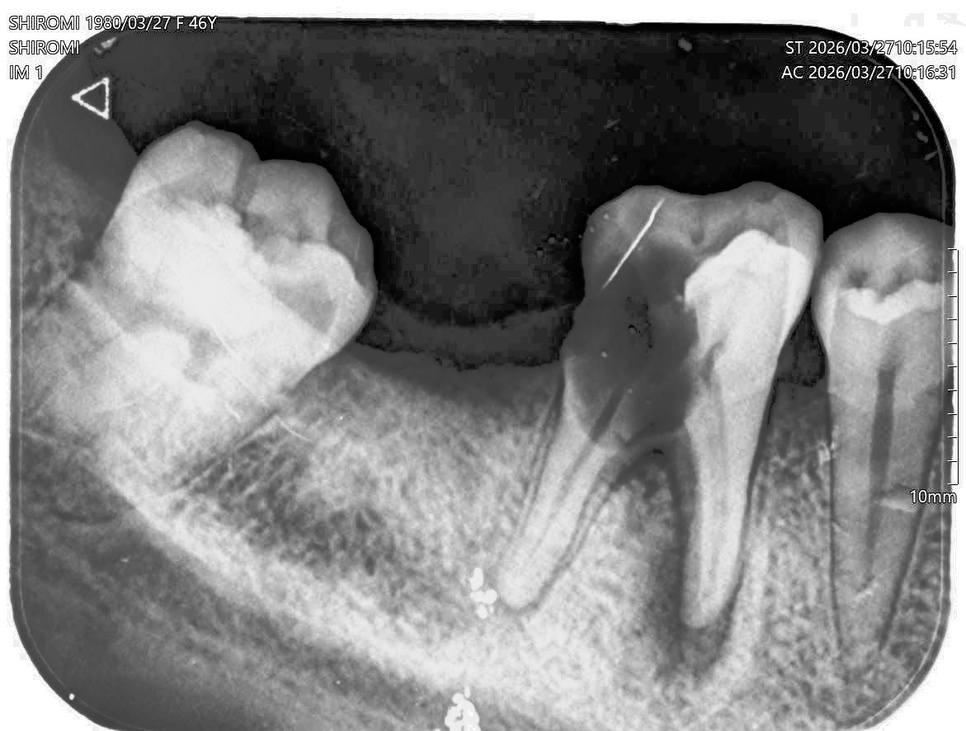
#> input picture data/abscess/raw/HistogramEqualized/ab15.jpg, 966 x 731 px, shrunk from 1171 x 886 before the run
$ python -i canal_detection.py   (imports and definitions only)
#> lines starting #> are read from the running program, lines starting #| are printed output that depends on the picture; after the words box and inside, x2 and y2 are one past the last pixel; in counts of white or black regions, pixels touching at a corner belong together
#> further down, picture is the input picture: shape (731, 966, 3); min 0, max 255, mean 128.8
"""Detect a dark root canal inside an already isolated tooth image."""

from __future__ import annotations

import cv2
import numpy as np


def _as_grayscale(image: np.ndarray) -> np.ndarray:
    if image.ndim == 2:
        return image.astype(np.uint8, copy=False)
    if image.ndim == 3 and image.shape[2] in (3, 4):
        conversion = cv2.COLOR_BGRA2GRAY if image.shape[2] == 4 else cv2.COLOR_BGR2GRAY
        return cv2.cvtColor(image, conversion)
    raise ValueError("image must be grayscale, BGR, or BGRA")


def create_tooth_interior_mask(
    image: np.ndarray,
    erosion_iterations: int = 1,
) -> np.ndarray:
    """Derive an interior mask while excluding the black saved background."""
#> called with erosion_iterations = 1
    gray = _as_grayscale(image)
    tooth_mask = (gray > 0).astype(np.uint8) * 255
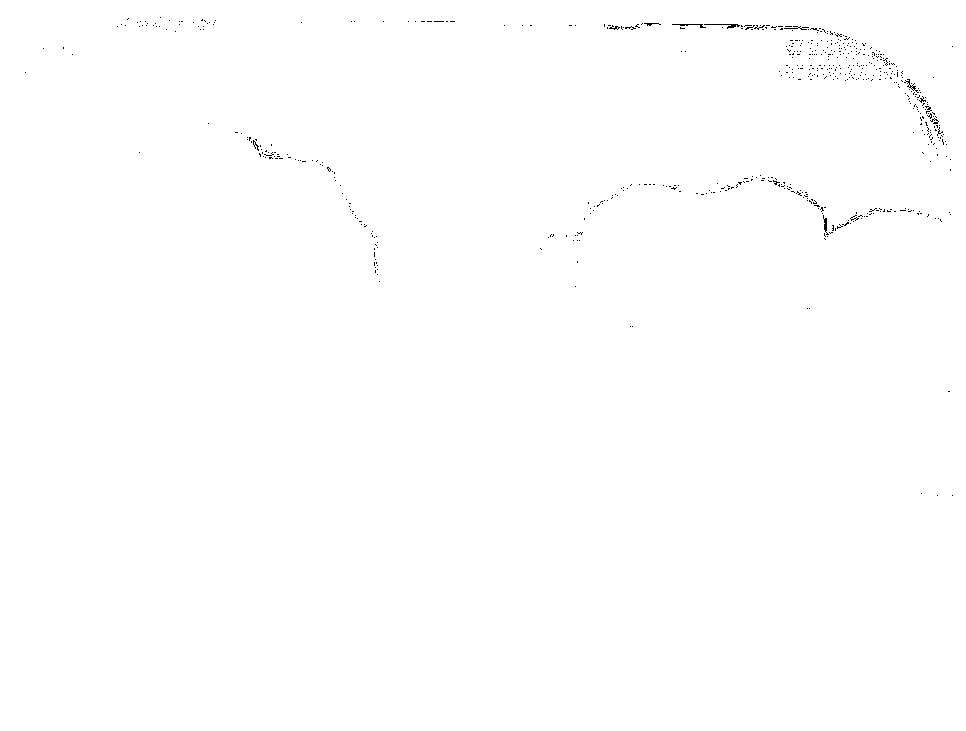
#> tooth_mask: shape (731, 966); 99.8% white; black in thin lines or dots, all inside (x1, y1, x2, y2) = (25, 17, 953, 496)
    if erosion_iterations > 0:
        tooth_mask = cv2.erode(
            tooth_mask,
            cv2.getStructuringElement(cv2.MORPH_ELLIPSE, (3, 3)),
            iterations=erosion_iterations,
        )
#> tooth_mask: shape (731, 966); 99.2% white; 196 black regions (153 under 20 px), largest, box (x1, y1, x2, y2) and area: (671, 23, 851, 45) 810, (767, 176, 893, 241) 771, (900, 70, 948, 146) 580
    return tooth_mask


def enhance_dark_canal(
    image: np.ndarray,
    tooth_mask: np.ndarray,
    blackhat_kernel_size: int = 15,
) -> tuple[np.ndarray, np.ndarray, np.ndarray]:
    """Apply CLAHE and black-hat filtering inside the tooth."""
#> called with blackhat_kernel_size = 15
    if blackhat_kernel_size < 3:
        raise ValueError("blackhat_kernel_size must be at least 3")
    if blackhat_kernel_size % 2 == 0:
        blackhat_kernel_size += 1

    gray = _as_grayscale(image)
    clahe = cv2.createCLAHE(clipLimit=2.5, tileGridSize=(8, 8)).apply(gray)
    clahe[tooth_mask == 0] = 0
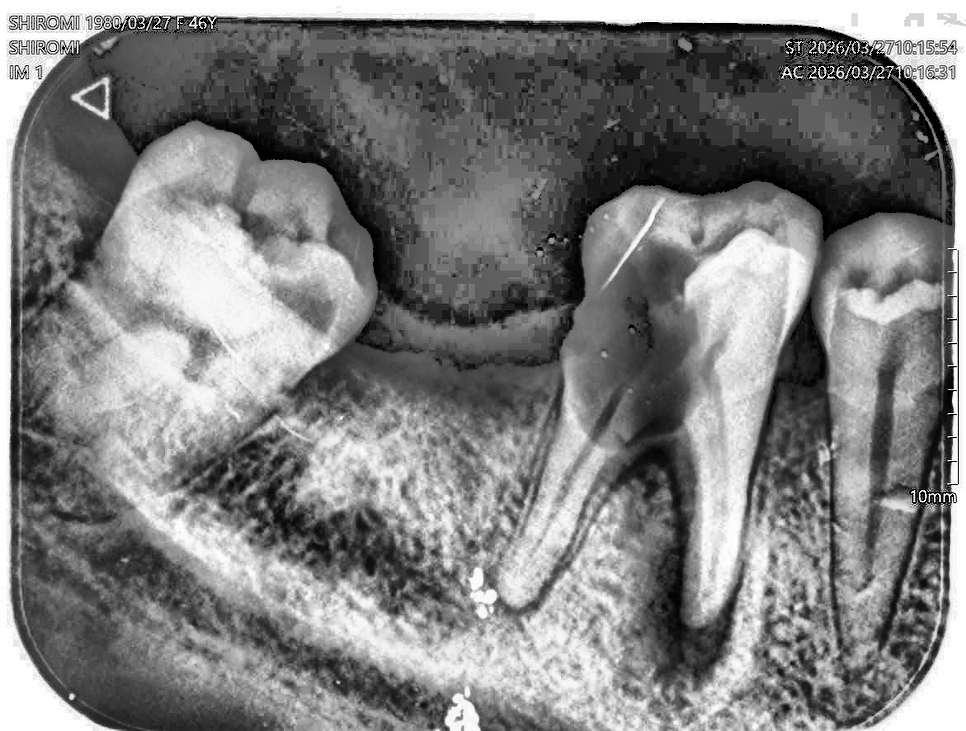
#> clahe: shape (731, 966); min 0, max 255, mean 127.7
    kernel = cv2.getStructuringElement(
        cv2.MORPH_ELLIPSE,
        (blackhat_kernel_size, blackhat_kernel_size),
    )
    blackhat = cv2.morphologyEx(clahe, cv2.MORPH_BLACKHAT, kernel)
    blackhat[tooth_mask == 0] = 0
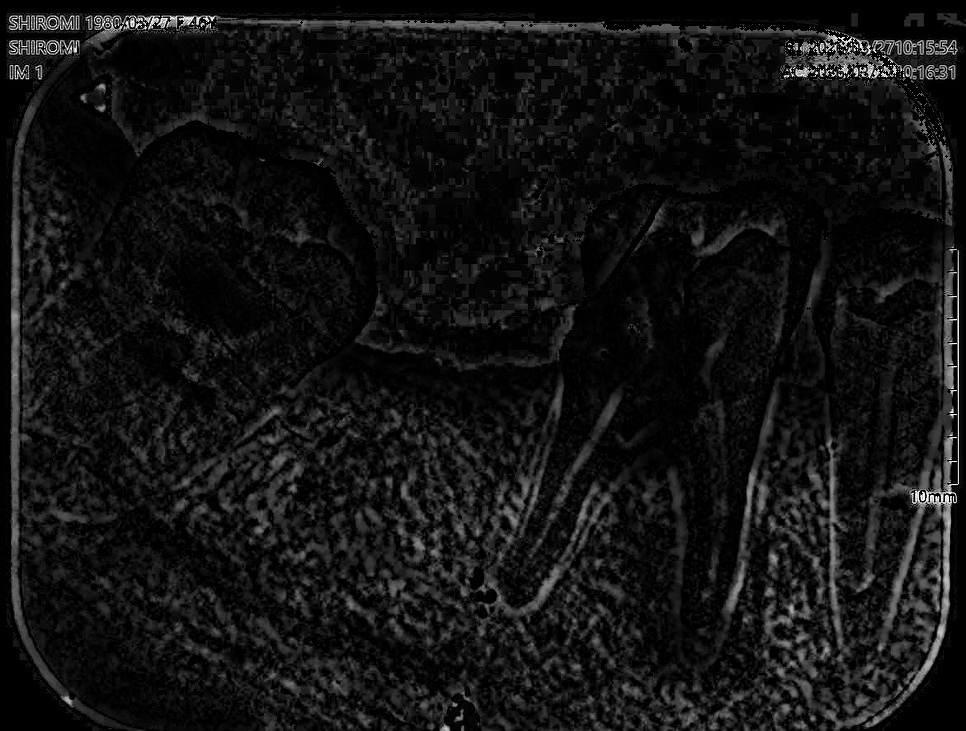
#> blackhat: shape (731, 966); min 0, max 254, mean 18.9
    normalized = cv2.normalize(blackhat, None, 0, 255, cv2.NORM_MINMAX)
    return clahe, blackhat, normalized.astype(np.uint8)


def create_canal_candidates(
    blackhat_response: np.ndarray,
    tooth_mask: np.ndarray,
    adaptive_block_size: int = 31,
    adaptive_c: float = -2.0,
) -> tuple[np.ndarray, np.ndarray]:
    """Threshold enhanced dark structures and clean thin vertical responses."""
#> called with adaptive_block_size = 31, adaptive_c = -2
    if adaptive_block_size < 3:
        raise ValueError("adaptive_block_size must be at least 3")
    if adaptive_block_size % 2 == 0:
        adaptive_block_size += 1

    thresholded = cv2.adaptiveThreshold(
        blackhat_response,
        255,
        cv2.ADAPTIVE_THRESH_GAUSSIAN_C,
        cv2.THRESH_BINARY,
        adaptive_block_size,
        adaptive_c,
    )
#> thresholded: shape (731, 966); 32.7% white; 5888 white regions (4515 under 20 px), largest, box (x1, y1, x2, y2) and area: (815, 249, 959, 729) 10944, (10, 40, 145, 731) 5946, (157, 15, 874, 78) 5673
    thresholded = cv2.bitwise_and(thresholded, tooth_mask)
    opened = cv2.morphologyEx(
        thresholded,
        cv2.MORPH_OPEN,
        cv2.getStructuringElement(cv2.MORPH_ELLIPSE, (3, 3)),
        iterations=1,
    )
#> opened: shape (731, 966); 26.4% white; 3140 white regions (1501 under 20 px), largest, box (x1, y1, x2, y2) and area: (10, 85, 142, 731) 5310, (300, 20, 681, 37) 2707, (816, 390, 854, 658) 2249
    cleaned = cv2.morphologyEx(
        opened,
        cv2.MORPH_CLOSE,
        cv2.getStructuringElement(cv2.MORPH_ELLIPSE, (3, 9)),
        iterations=1,
    )
#> cleaned: shape (731, 966); 35.4% white; 573 white regions (265 under 20 px), largest, box (x1, y1, x2, y2) and area: (10, 62, 955, 731) 150439, (223, 6, 942, 219) 19244, (676, 178, 792, 603) 9065
    cleaned = cv2.bitwise_and(cleaned, tooth_mask)
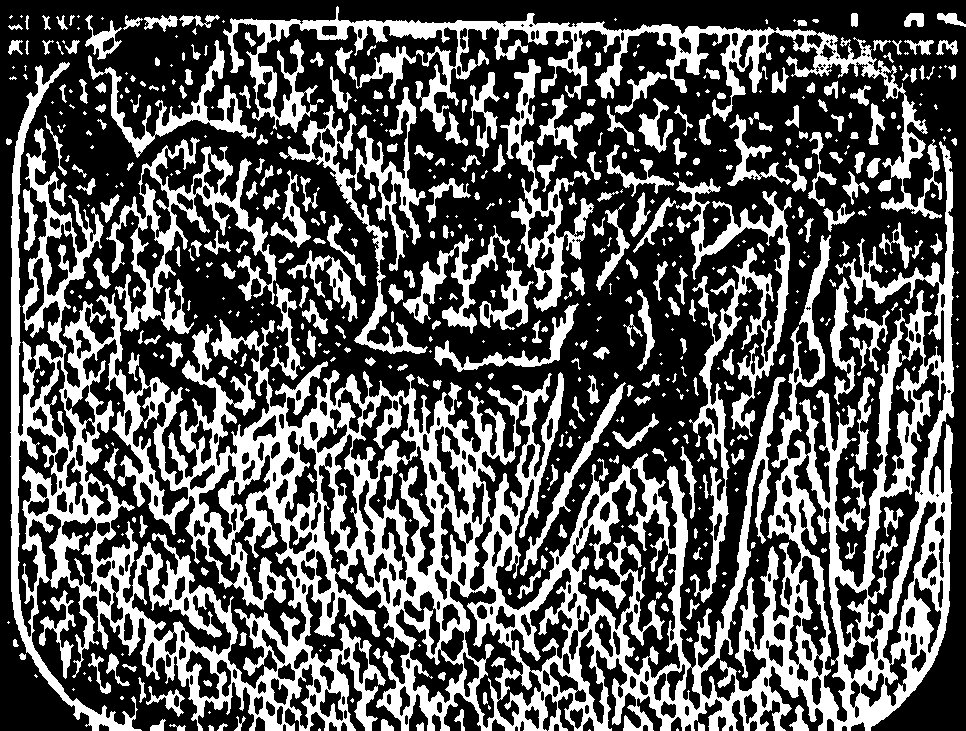
#> cleaned: shape (731, 966); 35.3% white; 582 white regions (269 under 20 px), largest, box (x1, y1, x2, y2) and area: (10, 62, 955, 731) 149576, (223, 6, 942, 219) 18563, (676, 178, 792, 603) 9059
    return thresholded, cleaned


def select_central_canal_component(
    candidates: np.ndarray,
    tooth_mask: np.ndarray,
) -> tuple[np.ndarray, list[dict[str, float | int | bool]]]:
    """Select the most central, vertically continuous dark component."""
    binary = (candidates > 0).astype(np.uint8)
    label_count, labels, stats, centroids = cv2.connectedComponentsWithStats(
        binary,
        connectivity=8,
    )
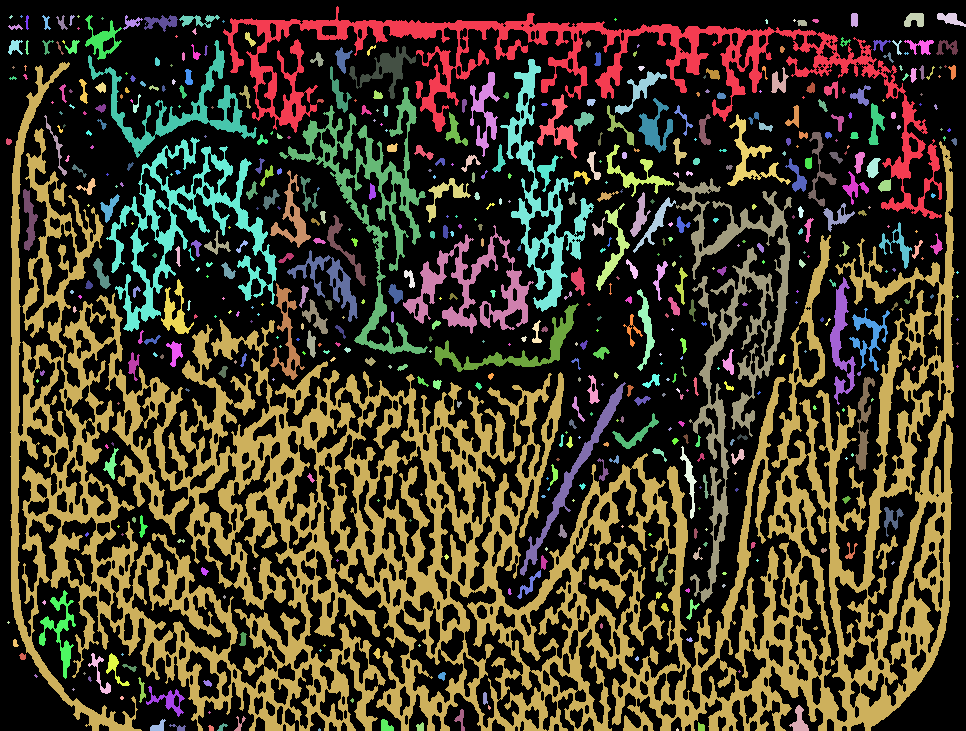
#> labels: shape (731, 966) int32; 583 distinct labels, from 0 to 582; one colour per label, 0 black
#> label_count = 583; stats = 583 rows, first 6: [0, 0, 966, 731, 457019], [223, 6, 719, 213, 18563], [851, 13, 7, 14, 92], [904, 13, 20, 14, 210], [937, 13, 29, 14, 211], [9, 15, 4, 4, 8]; centroids = 583 pairs, first value 8 to 957, second value 16 to 729.8
    height, width = binary.shape
    tooth_y, tooth_x = np.where(tooth_mask > 0)
    expected_center = (
        float(np.median(tooth_x)) if tooth_x.size else width / 2.0
    )
#> expected_center = 480
    minimum_area = max(5, int(round(0.001 * binary.size)))
    best_label: int | None = None
    best_score = float("-inf")
    reports: list[dict[str, float | int | bool]] = []

    for label in range(1, label_count):
        x, y, box_width, box_height, area = (
            int(value) for value in stats[label]
        )
        center_x = float(centroids[label, 0])
        area_ratio = area / max(binary.size, 1)
        height_ratio = box_height / max(height, 1)
        width_ratio = box_width / max(width, 1)
        centrality = 1.0 - min(
            abs(center_x - expected_center) / max(width / 2.0, 1.0),
            1.0,
        )
        verticality = min(box_height / max(3.0 * box_width, 1.0), 1.0)
        row_continuity = (
            np.count_nonzero(np.any(labels == label, axis=1))
            / max(box_height, 1)
        )
        rejected = bool(
            area < minimum_area
            or height_ratio < 0.08
            # Narrow tooth crops can make a valid pulp/canal component occupy
            # slightly more than half of the image width. Components wider
            # than 60% are still rejected as broad tooth/background texture.
            or width_ratio > 0.60
            or area_ratio > 0.25
        )
        score = (
            0.30 * centrality
            + 0.25 * height_ratio
            + 0.20 * verticality
            + 0.15 * row_continuity
            + 0.10 * min(area_ratio / 0.04, 1.0)
        )
        reports.append(
            {
                "label": label,
                "score": float(score),
                "area": area,
                "area_ratio": float(area_ratio),
                "height_ratio": float(height_ratio),
                "width_ratio": float(width_ratio),
                "centrality": float(centrality),
                "verticality": float(verticality),
                "row_continuity": float(row_continuity),
                "rejected": rejected,
                "selected": False,
            }
        )
        if not rejected and score > best_score:
            best_score = score
            best_label = label
#> this loop made 582 passes
#> (x, y, box_width, box_height, area, center_x, area_ratio, height_ratio) on passes 7 to 9: (25, 15, 4, 15, 33, 26.67, 4.67e-05, 0.0205), (42, 15, 9, 15, 56, 46.02, 7.93e-05, 0.0205), (56, 15, 12, 15, 70, 61.53, 9.91e-05, 0.0205)

    selected = np.zeros_like(candidates)
    if best_label is not None:
        selected[labels == best_label] = 255
        for report in reports:
            report["selected"] = report["label"] == best_label
    return selected, reports


def create_canal_overlay(
    image: np.ndarray,
    canal_mask: np.ndarray,
) -> np.ndarray:
    gray = _as_grayscale(image)
    overlay = cv2.cvtColor(gray, cv2.COLOR_GRAY2BGR)
    color = np.zeros_like(overlay)
    color[canal_mask > 0] = (0, 0, 255)
    return cv2.addWeighted(overlay, 1.0, color, 0.55, 0)


def detect_canal(
    image: np.ndarray,
    *,
    blackhat_kernel_size: int = 15,
    adaptive_block_size: int = 31,
    adaptive_c: float = -2.0,
) -> dict[str, object]:
    """Run the complete dark-canal detection pipeline."""
    gray = _as_grayscale(image)
    tooth_interior = create_tooth_interior_mask(gray)
    clahe, blackhat, normalized = enhance_dark_canal(
        gray,
        tooth_interior,
        blackhat_kernel_size,
    )
    thresholded, cleaned = create_canal_candidates(
        normalized,
        tooth_interior,
        adaptive_block_size,
        adaptive_c,
    )
    canal_mask, component_reports = select_central_canal_component(
        cleaned,
        tooth_interior,
    )
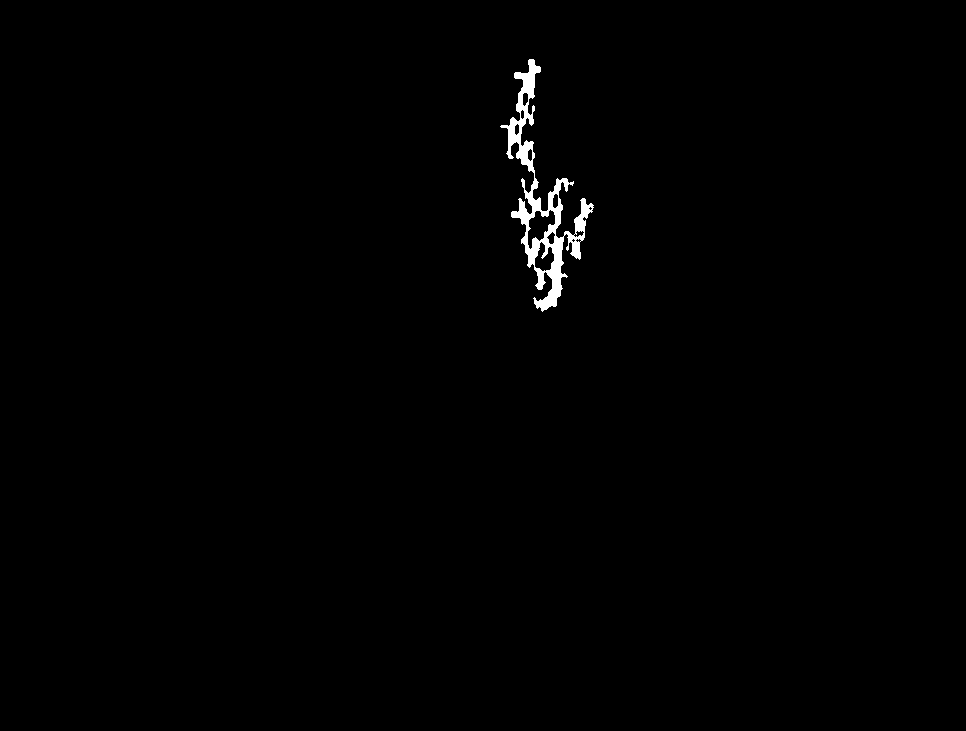
#> canal_mask: shape (731, 966); 0.67% white; 1 white region, box (x1, y1, x2, y2) and area: (500, 59, 594, 312) 4742
    return {
        "original": gray,
        "tooth_interior_mask": tooth_interior,
        "clahe": clahe,
        "blackhat": blackhat,
        "blackhat_normalized": normalized,
        "thresholded": thresholded,
        "cleaned_candidates": cleaned,
        "canal_mask": canal_mask,
        "overlay": create_canal_overlay(gray, canal_mask),
        "component_reports": component_reports,
        "detected": cv2.countNonZero(canal_mask) > 0,
    }

>>> import cv2
>>> picture = cv2.imread('../../../data/abscess/raw/HistogramEqualized/ab15.jpg')
>>> result = detect_canal(picture)
